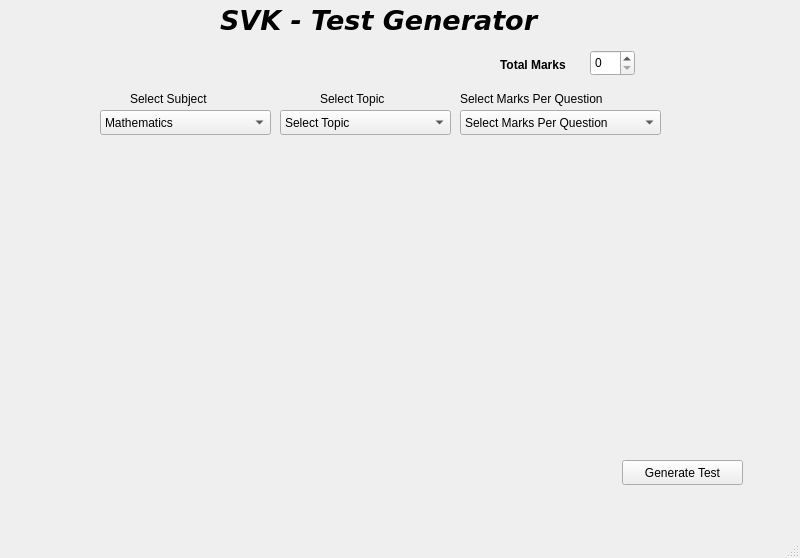
<?xml version="1.0" encoding="UTF-8"?>
<ui version="4.0">
 <class>MainWindow</class>
 <widget class="QMainWindow" name="MainWindow">
  <property name="geometry">
   <rect>
    <x>0</x>
    <y>0</y>
    <width>800</width>
    <height>558</height>
   </rect>
  </property>
  <property name="windowTitle">
   <string>MainWindow</string>
  </property>
  <widget class="QWidget" name="centralwidget">
   <widget class="QLabel" name="label">
    <property name="geometry">
     <rect>
      <x>220</x>
      <y>10</y>
      <width>331</width>
      <height>21</height>
     </rect>
    </property>
    <property name="font">
     <font>
      <family>DejaVu Sans</family>
      <pointsize>20</pointsize>
      <weight>75</weight>
      <italic>true</italic>
      <bold>true</bold>
      <kerning>true</kerning>
     </font>
    </property>
    <property name="text">
     <string>SVK - Test Generator</string>
    </property>
   </widget>
   <widget class="QComboBox" name="subject">
    <property name="geometry">
     <rect>
      <x>100</x>
      <y>110</y>
      <width>171</width>
      <height>25</height>
     </rect>
    </property>
    <property name="currentIndex">
     <number>0</number>
    </property>
    <item>
     <property name="text">
      <string>Mathematics</string>
     </property>
    </item>
    <item>
     <property name="text">
      <string>Science</string>
     </property>
    </item>
    <item>
     <property name="text">
      <string>English</string>
     </property>
    </item>
   </widget>
   <widget class="QComboBox" name="topic">
    <property name="geometry">
     <rect>
      <x>280</x>
      <y>110</y>
      <width>171</width>
      <height>25</height>
     </rect>
    </property>
    <property name="currentIndex">
     <number>0</number>
    </property>
    <item>
     <property name="text">
      <string>Select Topic</string>
     </property>
    </item>
   </widget>
   <widget class="QComboBox" name="marks">
    <property name="geometry">
     <rect>
      <x>460</x>
      <y>110</y>
      <width>201</width>
      <height>25</height>
     </rect>
    </property>
    <property name="currentIndex">
     <number>0</number>
    </property>
    <item>
     <property name="text">
      <string>Select Marks Per Question</string>
     </property>
    </item>
   </widget>
   <widget class="QSpinBox" name="spinBox">
    <property name="geometry">
     <rect>
      <x>590</x>
      <y>50</y>
      <width>45</width>
      <height>26</height>
     </rect>
    </property>
   </widget>
   <widget class="QLabel" name="label_2">
    <property name="geometry">
     <rect>
      <x>500</x>
      <y>50</y>
      <width>81</width>
      <height>30</height>
     </rect>
    </property>
    <property name="font">
     <font>
      <weight>75</weight>
      <bold>true</bold>
     </font>
    </property>
    <property name="text">
     <string>Total Marks</string>
    </property>
   </widget>
   <widget class="QLabel" name="label_3">
    <property name="geometry">
     <rect>
      <x>130</x>
      <y>90</y>
      <width>111</width>
      <height>17</height>
     </rect>
    </property>
    <property name="text">
     <string>Select Subject</string>
    </property>
   </widget>
   <widget class="QLabel" name="label_4">
    <property name="geometry">
     <rect>
      <x>320</x>
      <y>90</y>
      <width>111</width>
      <height>17</height>
     </rect>
    </property>
    <property name="text">
     <string>Select Topic</string>
    </property>
   </widget>
   <widget class="QLabel" name="label_5">
    <property name="geometry">
     <rect>
      <x>460</x>
      <y>90</y>
      <width>191</width>
      <height>17</height>
     </rect>
    </property>
    <property name="text">
     <string>Select Marks Per Question</string>
    </property>
   </widget>
   <widget class="QPushButton" name="pushButton">
    <property name="geometry">
     <rect>
      <x>622</x>
      <y>460</y>
      <width>121</width>
      <height>25</height>
     </rect>
    </property>
    <property name="text">
     <string>Generate Test</string>
    </property>
   </widget>
  </widget>
  <widget class="QMenuBar" name="menubar">
   <property name="geometry">
    <rect>
     <x>0</x>
     <y>0</y>
     <width>800</width>
     <height>22</height>
    </rect>
   </property>
  </widget>
  <widget class="QStatusBar" name="statusbar"/>
 </widget>
 <resources/>
 <connections/>
</ui>
